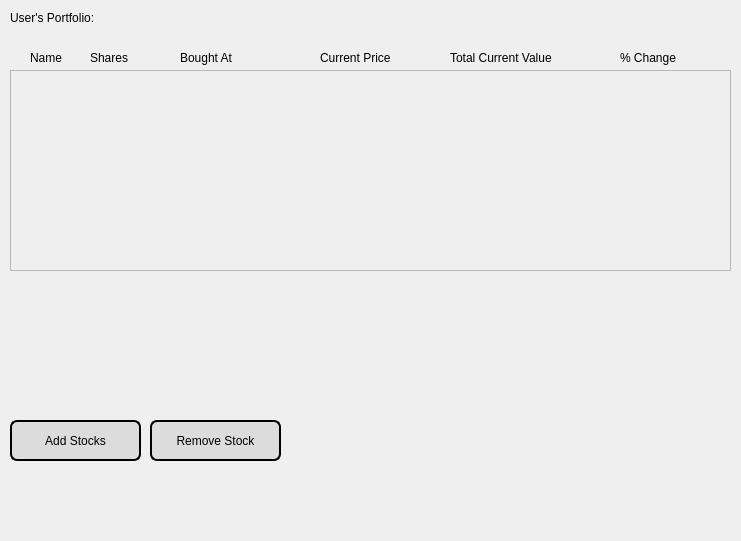
<?xml version="1.0" encoding="UTF-8"?>
<ui version="4.0">
 <class>tab_Portfolio</class>
 <widget class="QWidget" name="tab_Portfolio">
  <property name="geometry">
   <rect>
    <x>0</x>
    <y>0</y>
    <width>741</width>
    <height>541</height>
   </rect>
  </property>
  <property name="windowTitle">
   <string>Form</string>
  </property>
  <widget class="QLabel" name="userLabel">
   <property name="geometry">
    <rect>
     <x>10</x>
     <y>10</y>
     <width>591</width>
     <height>16</height>
    </rect>
   </property>
   <property name="styleSheet">
    <string notr="true">font: 12pt &quot;Century Gothic&quot;;</string>
   </property>
   <property name="text">
    <string>User's Portfolio:</string>
   </property>
  </widget>
  <widget class="QLabel" name="tickerLabel">
   <property name="geometry">
    <rect>
     <x>30</x>
     <y>50</y>
     <width>51</width>
     <height>16</height>
    </rect>
   </property>
   <property name="styleSheet">
    <string notr="true">font: 11pt &quot;Century Gothic&quot;;</string>
   </property>
   <property name="text">
    <string>Name</string>
   </property>
  </widget>
  <widget class="QLabel" name="tickerLabel_2">
   <property name="geometry">
    <rect>
     <x>90</x>
     <y>50</y>
     <width>121</width>
     <height>16</height>
    </rect>
   </property>
   <property name="styleSheet">
    <string notr="true">font: 11pt &quot;Century Gothic&quot;;</string>
   </property>
   <property name="text">
    <string>Shares</string>
   </property>
  </widget>
  <widget class="QLabel" name="tickerLabel_3">
   <property name="geometry">
    <rect>
     <x>180</x>
     <y>50</y>
     <width>121</width>
     <height>16</height>
    </rect>
   </property>
   <property name="styleSheet">
    <string notr="true">font: 11pt &quot;Century Gothic&quot;;</string>
   </property>
   <property name="text">
    <string>Bought At</string>
   </property>
  </widget>
  <widget class="QLabel" name="tickerLabel_4">
   <property name="geometry">
    <rect>
     <x>320</x>
     <y>50</y>
     <width>121</width>
     <height>16</height>
    </rect>
   </property>
   <property name="styleSheet">
    <string notr="true">font: 11pt &quot;Century Gothic&quot;;</string>
   </property>
   <property name="text">
    <string>Current Price</string>
   </property>
  </widget>
  <widget class="QLabel" name="tickerLabel_5">
   <property name="geometry">
    <rect>
     <x>450</x>
     <y>50</y>
     <width>151</width>
     <height>16</height>
    </rect>
   </property>
   <property name="styleSheet">
    <string notr="true">font: 11pt &quot;Century Gothic&quot;;</string>
   </property>
   <property name="text">
    <string>Total Current Value</string>
   </property>
  </widget>
  <widget class="QLabel" name="tickerLabel_6">
   <property name="geometry">
    <rect>
     <x>620</x>
     <y>50</y>
     <width>81</width>
     <height>16</height>
    </rect>
   </property>
   <property name="styleSheet">
    <string notr="true">font: 11pt &quot;Century Gothic&quot;;</string>
   </property>
   <property name="text">
    <string>% Change</string>
   </property>
  </widget>
  <widget class="QPushButton" name="addStockButton">
   <property name="geometry">
    <rect>
     <x>10</x>
     <y>420</y>
     <width>131</width>
     <height>41</height>
    </rect>
   </property>
   <property name="styleSheet">
    <string notr="true">background-color: Gainsboro;
border-style: solid;
border-width:2px;
border-radius:7px;
border-color: black;
font: 12pt &quot;Century Gothic&quot;;
</string>
   </property>
   <property name="text">
    <string>Add Stocks</string>
   </property>
  </widget>
  <widget class="QPushButton" name="removeStockButton">
   <property name="geometry">
    <rect>
     <x>150</x>
     <y>420</y>
     <width>131</width>
     <height>41</height>
    </rect>
   </property>
   <property name="styleSheet">
    <string notr="true">background-color: Gainsboro;
border-style: solid;
border-width:2px;
border-radius:7px;
border-color: black;
font: 12pt &quot;Century Gothic&quot;;
</string>
   </property>
   <property name="text">
    <string>Remove Stock</string>
   </property>
  </widget>
  <widget class="QScrollArea" name="stockListing">
   <property name="geometry">
    <rect>
     <x>10</x>
     <y>70</y>
     <width>721</width>
     <height>201</height>
    </rect>
   </property>
   <property name="widgetResizable">
    <bool>true</bool>
   </property>
   <widget class="QWidget" name="scrollAreaWidgetContents">
    <property name="geometry">
     <rect>
      <x>0</x>
      <y>0</y>
      <width>719</width>
      <height>199</height>
     </rect>
    </property>
   </widget>
  </widget>
 </widget>
 <resources/>
 <connections/>
</ui>
